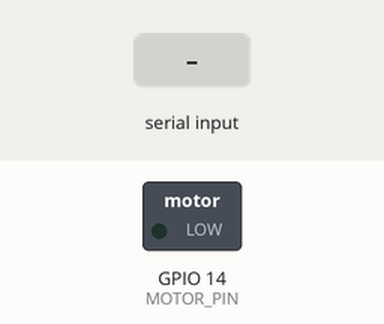
A sketch run on a simulated ESP32. Parts: switched loads named in the sketch (green lamp = pin HIGH). Dashed ring = blinking. Inputs (shaded band) come from the test bench. I2S audio is not simulated (input reads silence); what the sketch prints to the serial monitor is not drawn.

Above: at 2.6 s.
2.7 s: "0" received over Serial
At 3.17 s:
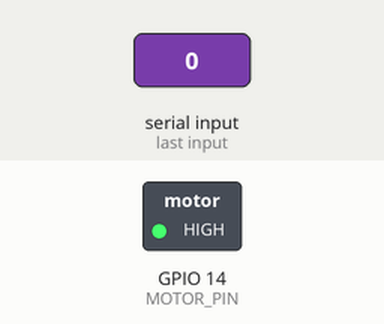
Timing chart, 0 to 5.7 s (numbered marks = the images above; inputs shaded):
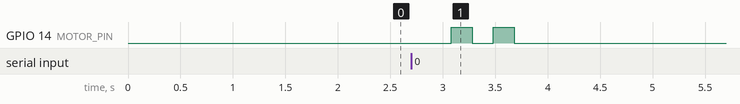

Measured:
- after the input at 2.7 s, GPIO 14 (MOTOR_PIN): alternates HIGH for 0.20 s and LOW for 0.20 s, 4 changes in all, then stays LOW, starting after 0.38 s

The sketch:

alert_vibration_esp32.ino
```cpp
#include <Arduino.h>
#include <driver/i2s.h>

// --------------------
// PIN DEFINITIONS
// --------------------
#define I2S_WS 25
#define I2S_SD 33
#define I2S_SCK 26
#define MOTOR_PIN 14

// --------------------
// AUDIO SETTINGS
// --------------------
#define SAMPLE_RATE 22050
#define BUFFER_SIZE 2048   // small chunk (we loop multiple times)

// 32-bit buffer (VERY IMPORTANT FIX)
int32_t i2s_buffer[BUFFER_SIZE];

// --------------------
// I2S SETUP
// --------------------
void setupI2S() {

  i2s_config_t i2s_config = {
    .mode = (i2s_mode_t)(I2S_MODE_MASTER | I2S_MODE_RX),
    .sample_rate = SAMPLE_RATE,
    .bits_per_sample = I2S_BITS_PER_SAMPLE_32BIT,
    .channel_format = I2S_CHANNEL_FMT_ONLY_LEFT,
    .communication_format = I2S_COMM_FORMAT_I2S,
    .intr_alloc_flags = 0,
    .dma_buf_count = 8,
    .dma_buf_len = 64,
    .use_apll = false,
    .tx_desc_auto_clear = false,
    .fixed_mclk = 0
  };

  i2s_pin_config_t pin_config = {
    .bck_io_num = I2S_SCK,
    .ws_io_num = I2S_WS,
    .data_out_num = -1,
    .data_in_num = I2S_SD
  };

  i2s_driver_install(I2S_NUM_0, &i2s_config, 0, NULL);
  i2s_set_pin(I2S_NUM_0, &pin_config);
  i2s_zero_dma_buffer(I2S_NUM_0);
}

// --------------------
// SETUP
// --------------------
void setup() {
  Serial.begin(115200);
  pinMode(MOTOR_PIN, OUTPUT);
  setupI2S();
}

// --------------------
// LOOP
// --------------------
void loop() {

  size_t bytes_read = 0;

  // Read audio
  i2s_read(I2S_NUM_0,
           &i2s_buffer,
           sizeof(i2s_buffer),
           &bytes_read,
           portMAX_DELAY);

  // Send to PC (convert 32-bit → 16-bit)
  for (int i = 0; i < BUFFER_SIZE; i++) {
    int16_t sample = i2s_buffer[i] >> 14;  // SCALE FIX
    Serial.println(sample);
  }

  // Receive prediction
  if (Serial.available() > 0) {

    char prediction = Serial.read();

    // 0 = car horn
    if (prediction == '0') {
      digitalWrite(MOTOR_PIN, HIGH);
      delay(200);
      digitalWrite(MOTOR_PIN, LOW);
      delay(200);
      digitalWrite(MOTOR_PIN, HIGH);
      delay(200);
      digitalWrite(MOTOR_PIN, LOW);
    }

    // 1 = dog bark
    else if (prediction == '1') {
      digitalWrite(MOTOR_PIN, HIGH);
      delay(400);
      digitalWrite(MOTOR_PIN, LOW);
    }

    // 2 = siren
    else if (prediction == '2') {
      for (int i = 0; i < 3; i++) {
        digitalWrite(MOTOR_PIN, HIGH);
        delay(150);
        digitalWrite(MOTOR_PIN, LOW);
        delay(150);
      }
    }
  }
}
```
